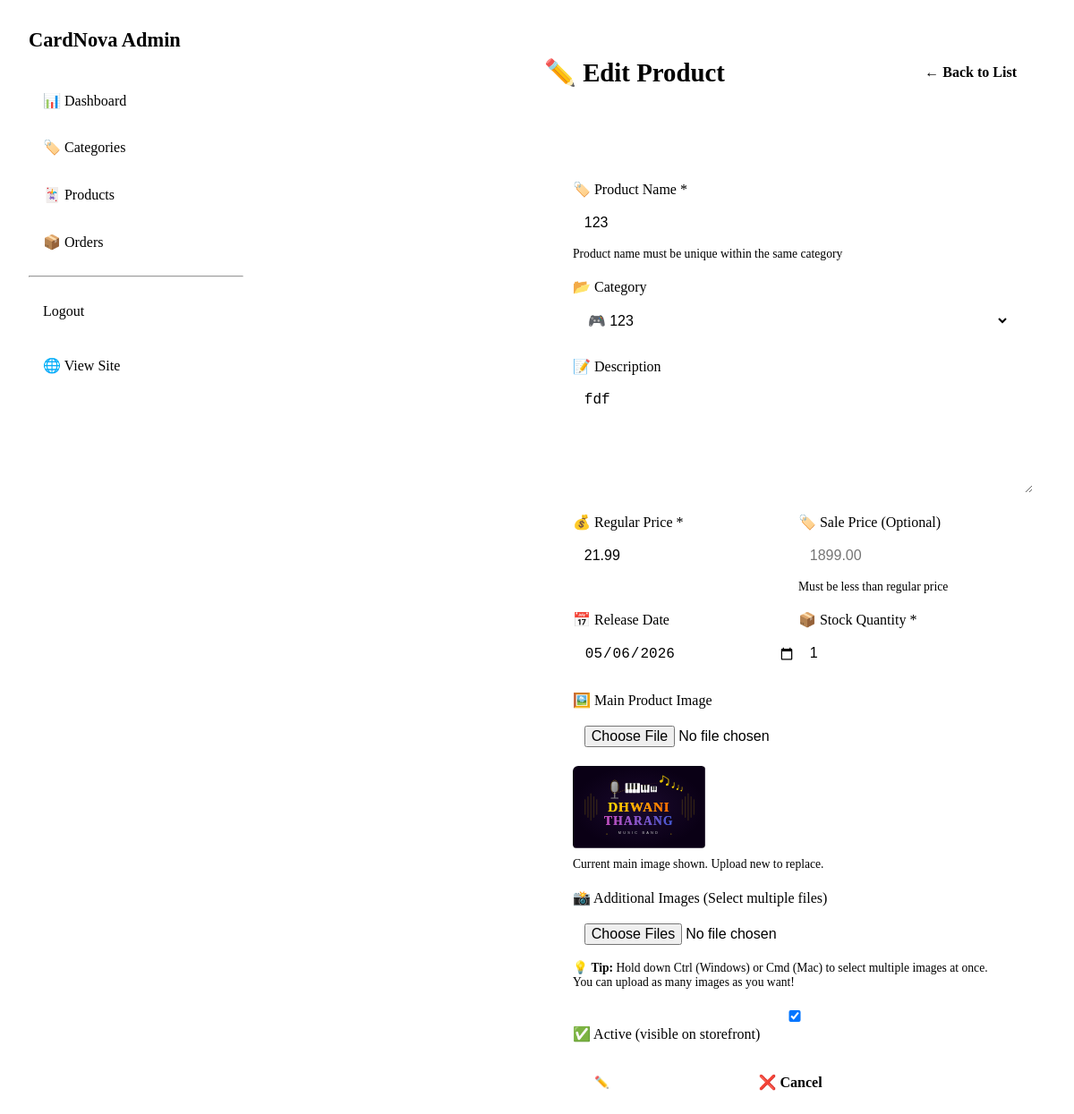
/wadmin/products/edit/5/ (signed in), run on the app's committed database.
### wadmin/models.py (models this page shows, shortened)
class Product(models.Model):
    name = models.CharField(max_length=200)
    slug = models.SlugField(max_length=200, unique=True, blank=True)
    category = models.ForeignKey(Category, on_delete=models.SET_NULL, null=True, blank=True, related_name='products')
    description = models.TextField(blank=True)
    image = models.ImageField(upload_to='products/%Y/%m/', null=True, blank=True, help_text="Main product image")  # ← ADD THIS BACK
    release_date = models.DateField(null=True, blank=True)
    price = models.DecimalField(max_digits=10, decimal_places=2)
    sale_price = models.DecimalField(max_digits=10, decimal_places=2, null=True, blank=True)
    stock = models.PositiveIntegerField(default=0)
    is_active = models.BooleanField(default=True)
    created_at = models.DateTimeField(auto_now_add=True)
    updated_at = models.DateTimeField(auto_now=True, null=True, blank=True)
    class Meta:
        db_table = 'tbl_product'
        ordering = ['-created_at']

class Category(models.Model):
    name = models.CharField(max_length=100, unique=True)
    slug = models.SlugField(max_length=100, unique=True, blank=True)
    icon = models.CharField(max_length=50, blank=True, help_text="Emoji or HTML icon")
    is_active = models.BooleanField(default=True)
    created_at = models.DateTimeField(auto_now_add=True)
    class Meta:
        db_table = 'tbl_category'
        ordering = ['name']
        verbose_name_plural = 'Categories'

### wadmin/views.py (the view, shortened to what this page needs)
# urls.py: path('products/edit/<int:product_id>/', views.edit_product, name='edit_product'),
@admin_required
def edit_product(request, product_id):
    product = get_object_or_404(Product, id=product_id)
    product_images = product.images.all()
    active_categories = Category.objects.filter(is_active=True)
    return render(request, 'wadmin/product_form.html', {
        'current_admin': request.current_admin,
        'categories': active_categories,
        'product': product,
        'product_images': product_images,
        'form_data': {}
    })

### wadmin/views.py (called while the page is built)
def admin_required(view_func):
    @wraps(view_func)
    def _wrapped_view(request, *args, **kwargs):
        if request.session.get('user_type') != 'admin' or not request.session.get('aid'):
            messages.error(request, 'Admin access required. Please login.')
            return redirect('guest:login')
        try:
            current_admin = Admin.objects.get(id=request.session['aid'])
            request.current_admin = current_admin  # Attach to request
        except Admin.DoesNotExist:
            request.session.flush()
            messages.error(request, 'Admin account not found. Please login again.')
            return redirect('guest:login')
        return view_func(request, *args, **kwargs)
    return _wrapped_view

### wadmin/Templates/wadmin/product_form.html (shortened to what this page needs)
{% load static %}
<!DOCTYPE html>
<html lang="en">
<head>
    <link rel="stylesheet" href="{% static 'css/style.css' %}">
</head>
<body>
    <div class="admin-wrapper">
        <aside class="admin-sidebar">
            <span class="logo">CardNova Admin</span>
            <nav>
                <a href="{% url 'wadmin:home' %}">📊 Dashboard</a>
                <a href="{% url 'wadmin:manage_categories' %}">🏷️ Categories</a>
                <a href="{% url 'wadmin:manage_products' %}" class="active">🃏 Products</a>
                <a href="#">📦 Orders</a>
                <hr style="border-color: var(--border); margin: 1rem 0;">
                <a href="{% url 'wadmin:logout' %}" style="color: var(--danger);">Logout</a>
                <a href="{% url 'guest:home' %}" style="margin-top: 1rem;">🌐 View Site</a>
            </nav>
        </aside>
        <main class="admin-main">
            <div class="admin-header">
                <h2>{% if product %}✏️ Edit{% else %}➕ Add New{% endif %} Product</h2>
                <a href="{% url 'wadmin:manage_products' %}" class="btn btn-secondary">← Back to List</a>
            </div>
            <div class="form-card">
                <form method="post" enctype="multipart/form-data">
                    <div class="form-group">
                        <label>🏷️ Product Name *</label>
                        <input type="text" name="name" required
                               value="{% if product %}{{ product.name }}{% elif form_data %}{{ form_data.name|default:'' }}{% endif %}"
                               placeholder="e.g., Blue-Eyes White Dragon - Ultra Rare">
                        <div class="hint">Product name must be unique within the same category</div>
                    </div>
                    <div class="form-group">
                        <label>📂 Category</label>
                        {% if categories %}
                            <select name="category">
                                {% for cat in categories %}
                                    <option value="{{ cat.id }}"
                                        {% if product and product.category_id == cat.id %}selected
                                        {% elif form_data and form_data.category|add:"0" == cat.id %}selected
                                        {% endif %}>
                                        {{ cat.icon }} {{ cat.name }}
                                    </option>
                                {% endfor %}
                            </select>
                        {% else %}
                            <div class="alert alert-warning">⚠️ No categories available. <a href="{% url 'wadmin:add_category' %}">Create a category first</a></div>
                            <select name="category" style="display:none;"><option value="">No categories</option></select>
                        {% endif %}
                    </div>
                    <div class="form-group">
                        <label>📝 Description</label>
                        <textarea name="description" placeholder="Brief description of this product...">{% if product %}{{ product.description }}{% elif form_data %}{{ form_data.description|default:'' }}{% endif %}</textarea>
                    </div>
                    <div class="form-row">
                        <div class="form-group">
                            <label>💰 Regular Price *</label>
                            <input type="number" step="0.01" name="price" required
                                   value="{% if product %}{{ product.price }}{% elif form_data %}{{ form_data.price|default:'' }}{% endif %}"
                                   placeholder="2499.00">
                        </div>
                        <div class="form-group">
                            <label>🏷️ Sale Price (Optional)</label>
                            <input type="number" step="0.01" name="sale_price"
                                   value="{% if product %}{{ product.sale_price|default:'' }}{% elif form_data %}{{ form_data.sale_price|default:'' }}{% endif %}"
                                   placeholder="1899.00">
                            <div class="hint">Must be less than regular price</div>
                        </div>
                    </div>
                    <div class="form-row">
                        <div class="form-group">
                            <label>📅 Release Date</label>
                            <input type="date" name="release_date"
                                   value="{% if product and product.release_date %}{{ product.release_date|date:'Y-m-d' }}{% elif form_data %}{{ form_data.release_date|default:'' }}{% endif %}">
                        </div>
                        <div class="form-group">
                            <label>📦 Stock Quantity *</label>
                            <input type="number" name="stock" required
                                   value="{% if product %}{{ product.stock }}{% elif form_data %}{{ form_data.stock|default:'0' }}{% else %}0{% endif %}">
                        </div>
                    </div>
                    <div class="form-group">
                        <label>🖼️ Main Product Image</label>
                        <input type="file" name="image" accept="image/*">
                        {% if product and product.image %}
                            <img src="{{ product.image.url }}" class="image-preview" alt="{{ product.name }}">
                            <div class="hint">Current main image shown. Upload new to replace.</div>
                        {% endif %}
                    </div>
                    <div class="form-group">
                        <label>📸 Additional Images <span style="color: var(--accent);">(Select multiple files)</span></label>
                        <input type="file" name="additional_images" accept="image/*" multiple>
                        <div class="hint">
                            💡 <strong>Tip:</strong> Hold down Ctrl (Windows) or Cmd (Mac) to select multiple images at once.<br>
                            You can upload as many images as you want!
                        </div>
                    </div>
                    <div class="form-group">
                        <label>
                            <input type="checkbox" name="is_active"
                                   {% if product %}{% if product.is_active %}checked{% endif %}
                                   {% else %}checked{% endif %}>
                            ✅ Active (visible on storefront)
                        </label>
                    </div>
                    <div class="form-actions">
                        <button type="submit" class="btn btn-primary">
                            {% if product %}✏️ Update{% else %}➕ Create{% endif %} Product
                        </button>
                        <a href="{% url 'wadmin:manage_products' %}" class="btn btn-secondary">❌ Cancel</a>
                    </div>
                </form>
            </div>
        </main>
    </div>
</body>
</html>

### static/css/style.css (style rules this page uses)
.admin-sidebar { width: 280px; background: var(--bg-secondary); border-right: 1px solid var(--border); padding: 1.5rem; position: fixed; height: 100vh; overflow-y: auto; }
.admin-sidebar .logo { font-size: 1.5rem; font-weight: 800; color: var(--accent); margin-bottom: 2rem; display: block; text-decoration: none; }
.admin-sidebar nav a { display: block; padding: 0.75rem 1rem; color: var(--text-secondary); text-decoration: none; border-radius: 8px; margin-bottom: 0.5rem; transition: all 0.2s; }
.admin-sidebar nav a:hover, .admin-sidebar nav a.active { background: var(--bg-card); color: var(--accent); }
.admin-main { margin-left: 280px; padding: 2rem; width: 100%; }
.admin-header { display: flex; justify-content: space-between; align-items: center; margin-bottom: 2rem; padding-bottom: 1rem; border-bottom: 1px solid var(--border); }
.admin-header h2 { font-size: 1.8rem; font-weight: 600; }
.form-card { background: var(--bg-card); border: 1px solid var(--border); border-radius: 12px; padding: 2rem; max-width: 600px; margin: 0 auto; }
.form-group { margin-bottom: 1.5rem; }
.form-group label { display: block; margin-bottom: 0.5rem; color: var(--text-secondary); font-weight: 500; }
.form-group input, .form-group select, .form-group textarea { width: 100%; padding: 0.75rem; background: var(--bg-primary); border: 1px solid var(--border); border-radius: 8px; color: var(--text-primary); font-size: 1rem; }
.form-row { display: grid; grid-template-columns: 1fr 1fr; gap: 1rem; }

### wadmin/Templates/wadmin/product_form.html (style rules this page uses)
.admin-wrapper { display: flex; min-height: 100vh; }
.admin-sidebar { width: 240px; background: var(--bg-secondary); border-right: 1px solid var(--border); padding: 1.5rem; position: sticky; top: 0; height: 100vh; overflow-y: auto; }
.admin-sidebar .logo { font-size: 1.4rem; font-weight: 800; color: var(--accent); margin-bottom: 2rem; display: block; }
.admin-sidebar nav a { display: block; padding: 0.8rem 1rem; color: var(--text-secondary); text-decoration: none; border-radius: 6px; margin-bottom: 0.5rem; transition: all 0.2s; }
.admin-sidebar nav a:hover, .admin-sidebar nav a.active { background: var(--bg-card); color: var(--accent); }
.admin-main { flex: 1; padding: 2rem; }
.admin-header { display: flex; justify-content: space-between; align-items: center; margin-bottom: 2rem; padding-bottom: 1rem; border-bottom: 1px solid var(--border); }
.form-card { background: var(--bg-card); border: 1px solid var(--border); border-radius: 8px; padding: 2rem; max-width: 800px; margin: 0 auto; }
.form-group { margin-bottom: 1.2rem; }
.form-group label { display: block; margin-bottom: 0.4rem; color: var(--text-secondary); font-weight: 500; }
.form-group input, .form-group select, .form-group textarea { width: 100%; padding: 0.8rem; background: var(--bg-primary); border: 1px solid var(--border); border-radius: 6px; color: var(--text-primary); font-size: 1rem; }
.form-group textarea { min-height: 100px; resize: vertical; }
.form-row { display: grid; grid-template-columns: 1fr 1fr; gap: 1rem; }
.form-actions { display: flex; gap: 1rem; margin-top: 1.5rem; }
.btn { padding: 0.7rem 1.5rem; border: none; border-radius: 6px; font-weight: 600; cursor: pointer; text-decoration: none; display: inline-block; }
.btn-primary { background: var(--accent); color: #fff; }
.btn-secondary { background: var(--bg-secondary); color: var(--text-primary); border: 1px solid var(--border); }
.image-preview { margin-top: 0.5rem; max-width: 150px; border-radius: 6px; }
.hint { font-size: 0.85rem; color: var(--text-secondary); margin-top: 0.3rem; }

### data on the page
Product: name "123", category "🎮 123", description "fdf", price "21.99", release_date "05/06/2026", stock "1", image (picture), is_active "☑"
